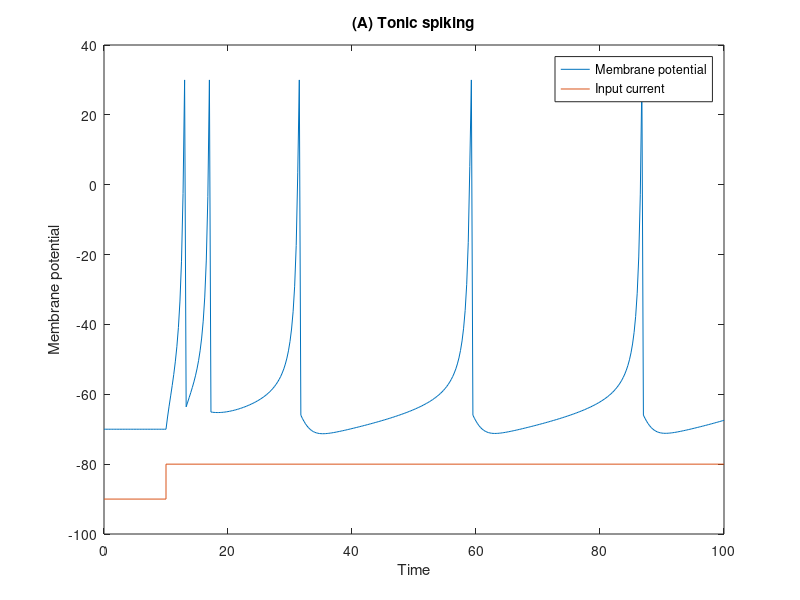
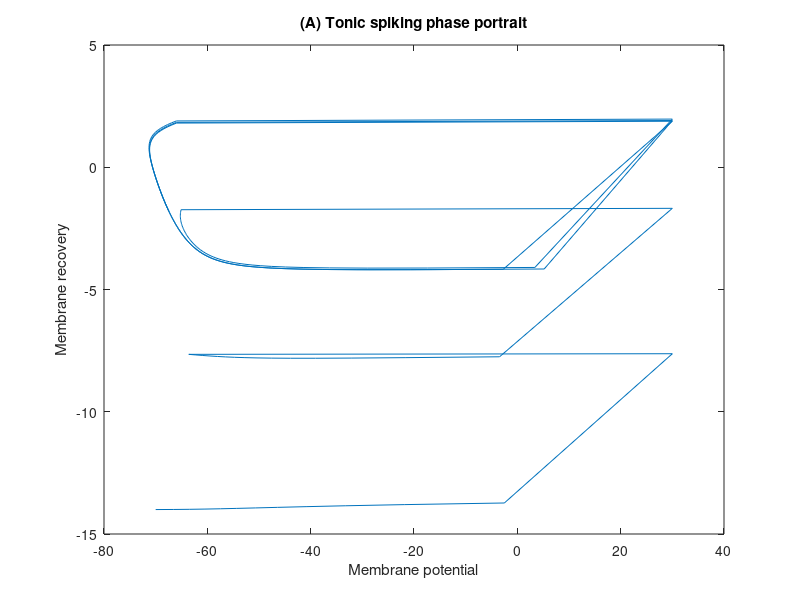

These figures' MATLAB source, in order:
%%%%% (A) Tonic spiking %%%%%

% parameters
a=0.02; b=0.2; c=-65; d=6;

% tau: time interval
% tspan: x axis for the plot
% t1: time at which the input current steps up
tau = 0.25;
tspan = 0:tau:100;
t1 = tspan(end) / 10;

% v: membrane potential
% u: membrane recovery variable
v = -70; u = b*v;
v_array = zeros(size(tspan));
u_array = zeros(size(tspan));

idx = 1;
for t = tspan
    if t <= t1
        I = 0;
    else
        I = 14;
    end
    v = v + tau*(0.04*v^2 + 5*v + 140 - u + I);
    u = u + tau*a*(b*v - u);
    if v >= 30
        v_array(idx) = 30;
        v = c;
        u = u + d;
    else
        v_array(idx) = v;
    end
    u_array(idx) = u;
    idx = idx + 1;
end

plot(tspan, v_array, [0 t1 t1 max(tspan)], -90+[0 0 10 10])
title("(A) Tonic spiking")
xlabel("Time")
ylabel("Membrane potential")
legend("Membrane potential", "Input current")

figure()
plot(v_array, u_array)
title("(A) Tonic spiking phase portrait")
xlabel("Membrane potential")
ylabel("Membrane recovery")
